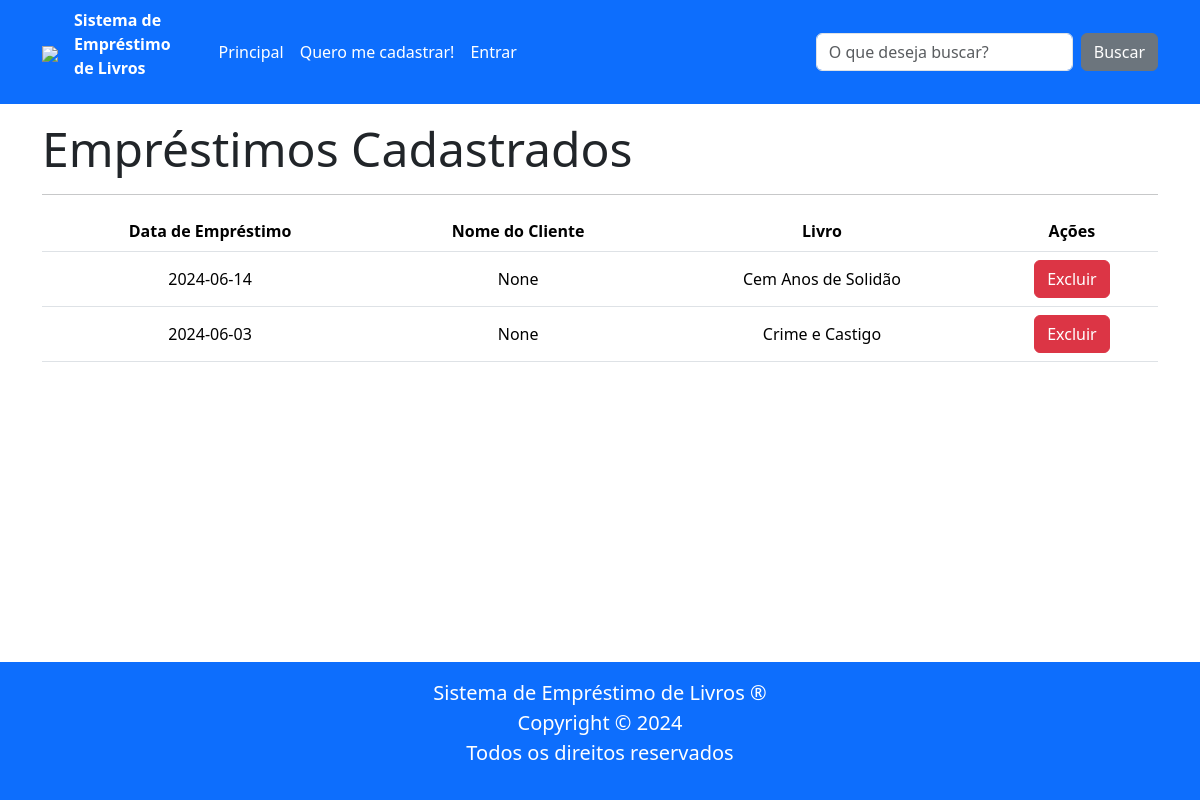
The page /emprestimos on the database its author committed.
### tables this page shows
CREATE TABLE emprestimo (
    id INTEGER PRIMARY KEY AUTOINCREMENT,
    cliente_id INTEGER NOT NULL,
    data_emprestimo DATE NOT NULL,
    FOREIGN KEY (cliente_id) REFERENCES cliente (id)
);

CREATE TABLE livro (
        id INTEGER PRIMARY KEY AUTOINCREMENT,
        nome TEXT NOT NULL,
        autor TEXT NOT NULL,
        descricao TEXT NOT NULL,
        isbn TEXT NOT NULL,
        emprestado BOOLEAN NOT NULL

        );

### routes/main_routes.py (the view)
@router.get("/emprestimos")
async def get_emprestimos(request: Request):
    lista_emprestimos = EmprestimoRepo.obter_todos()
    lista_livros = LivroRepo.obter_todos()
    lista_clientes = ClienteRepo.obter_todos()
    lista_emprestimos_livro = EmprestimoLivroRepo.obter_todos()
    lista_final = []
    for emprestimo in lista_emprestimos:
        nome = None
        livro_selecionado = None
        for cliente in lista_clientes:
            if emprestimo.id == cliente.id:
                nome = cliente.nome
        for elivro in lista_emprestimos_livro:
            if emprestimo.id == elivro.id:
                for livro in lista_livros:
                    if livro.id == elivro.emprestimo_id:
                        livro_selecionado = livro.nome
        lista_final.append([emprestimo.data_emprestimo,nome,livro_selecionado, emprestimo.id])
    print(lista_final)
    return templates.TemplateResponse(
        "emprestimos.html",
        {"request": request,
        "lista_final":lista_final
        },
    )

### templates/emprestimos.html (shortened to what this page needs)
{% extends "base.html" %}
{% block conteudo %}
<h1 class="display-5"><b>Empréstimos Cadastrados</b></h1>
<hr>
<table class="table">
    <thead>
        <tr>
            <th>Data de Empréstimo</th>
            <th>Nome do Cliente</th>
            <th>Livro</th>
            <th>Ações</th>
        </tr>
    </thead>
    <tbody>
        {% for emprestimo in lista_final %}
        <tr>
            <td>{{ emprestimo[0] }}</td>
            <td>{{ emprestimo[1] }}</td>
            <td>{{ emprestimo[2] }}</td>
            <td>
                <form action="/excluir_emprestimo/{{emprestimo[3]}}" method="get">
                    <button type="submit" class="btn btn-danger">Excluir</button>
                </form>
            </td>
        </tr>
        {% endfor %}
    </tbody>
</table>
{% endblock %}

### static/css/estilos.css (style rules this page uses)
.table td, .table th { vertical-align: middle; text-align: center; white-space: nowrap; }

### rows shown on the page
emprestimo: data_emprestimo "2024-06-14"
livro: nome "Cem Anos de Solidão"
emprestimo: data_emprestimo "2024-06-03"
livro: nome "Crime e Castigo"

### other values the page prints
{{ emprestimo[1] }} "None" "None"
